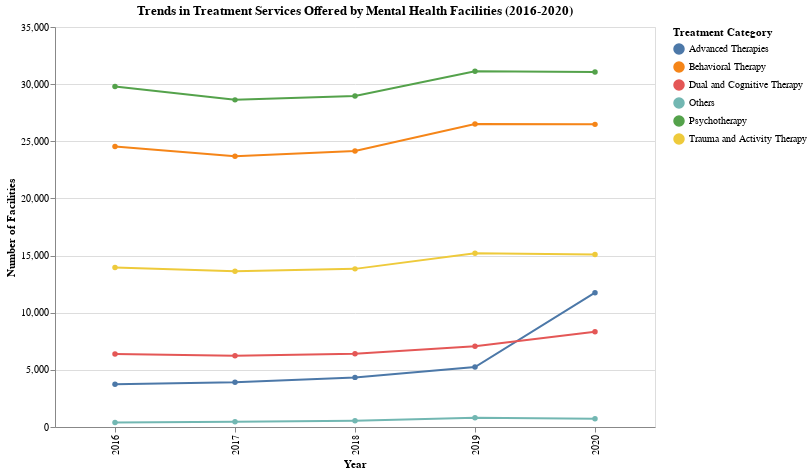

Notebook code for this chart:
### Code cell
# Create a line chart to visualize trends in treatment services
chart = alt.Chart(aggregated_df).mark_line(point=True).encode(
    alt.X('Year:O', title='Year'),
    alt.Y('Number of Facilities:Q', title='Number of Facilities'),
    alt.Color('Treatment Category:N'),
).properties(
    title='Trends in Treatment Services Offered by Mental Health Facilities (2016-2020)',
    width=600,
    height=400
)
# Display the chart
chart.show()

### Figure 1 — Vega-Lite specification as saved in the notebook (floating-point values rounded to 4 significant figures)
{"config": {"view": {"continuousWidth": 300, "continuousHeight": 300}}, "data": {"name": "data-e997d77fe867b46ba70162b11be0c28f"}, "mark": {"type": "line", "point": true}, "encoding": {"color": {"field": "Treatment Category", "type": "nominal"}, "x": {"field": "Year", "title": "Year", "type": "ordinal"}, "y": {"field": "Number of Facilities", "title": "Number of Facilities", "type": "quantitative"}}, "height": 400, "title": "Trends in Treatment Services Offered by Mental Health Facilities (2016-2020)", "width": 600, "$schema": "https://vega.github.io/schema/vega-lite/v5.20.1.json", "datasets": {"data-e997d77fe867b46ba70162b11be0c28f": [{"Year": 2016, "Treatment Category": "Psychotherapy", "Number of Facilities": 29793}, {"Year": 2016, "Treatment Category": "Behavioral Therapy", "Number of Facilities": 24553}, {"Year": 2016, "Treatment Category": "Trauma and Activity Therapy", "Number of Facilities": 13964}, {"Year": 2016, "Treatment Category": "Advanced Therapies", "Number of Facilities": 3739}, {"Year": 2016, "Treatment Category": "Dual and Cognitive Therapy", "Number of Facilities": 6385}, {"Year": 2016, "Treatment Category": "Others", "Number of Facilities": 397}, {"Year": 2017, "Treatment Category": "Psychotherapy", "Number of Facilities": 28624}, {"Year": 2017, "Treatment Category": "Behavioral Therapy", "Number of Facilities": 23689}, {"Year": 2017, "Treatment Category": "Trauma and Activity Therapy", "Number of Facilities": 13637}, {"Year": 2017, "Treatment Category": "Advanced Therapies", "Number of Facilities": 3910}, {"Year": 2017, "Treatment Category": "Dual and Cognitive Therapy", "Number of Facilities": 6237}, {"Year": 2017, "Treatment Category": "Others", "Number of Facilities": 456}, {"Year": 2018, "Treatment Category": "Psychotherapy", "Number of Facilities": 28960}, {"Year": 2018, "Treatment Category": "Behavioral Therapy", "Number of Facilities": 24157}, {"Year": 2018, "Treatment Category": "Trauma and Activity Therapy", "Number of Facilities": 13836}, {"Year": 2018, "Treatment Category": "Advanced Therapies", "Number of Facilities": 4342}, {"Year": 2018, "Treatment Category": "Dual and Cognitive Therapy", "Number of Facilities": 6409}, {"Year": 2018, "Treatment Category": "Others", "Number of Facilities": 552}, {"Year": 2019, "Treatment Category": "Psychotherapy", "Number of Facilities": 31137}, {"Year": 2019, "Treatment Category": "Behavioral Therapy", "Number of Facilities": 26504}, {"Year": 2019, "Treatment Category": "Trauma and Activity Therapy", "Number of Facilities": 15199}, {"Year": 2019, "Treatment Category": "Advanced Therapies", "Number of Facilities": 5251}, {"Year": 2019, "Treatment Category": "Dual and Cognitive Therapy", "Number of Facilities": 7057}, {"Year": 2019, "Treatment Category": "Others", "Number of Facilities": 805}, {"Year": 2020, "Treatment Category": "Psychotherapy", "Number of Facilities": 31055}, {"Year": 2020, "Treatment Category": "Behavioral Therapy", "Number of Facilities": 26480}, {"Year": 2020, "Treatment Category": "Trauma and Activity Therapy", "Number of Facilities": 15101}, {"Year": 2020, "Treatment Category": "Advanced Therapies", "Number of Facilities": 11755}, {"Year": 2020, "Treatment Category": "Dual and Cognitive Therapy", "Number of Facilities": 8334}, {"Year": 2020, "Treatment Category": "Others", "Number of Facilities": 715}]}}
